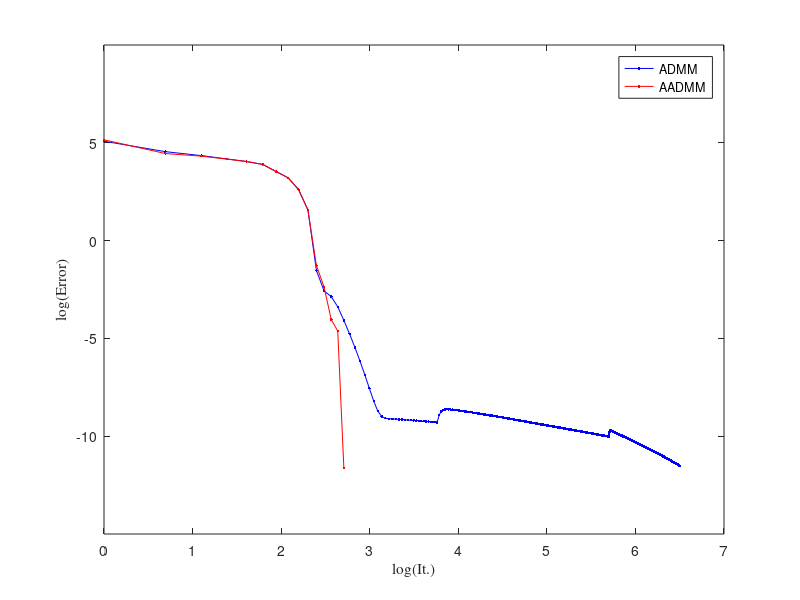

Here is the MATLAB script that generated this plot:
clear all;close;clc;clc
% erriter= Lk+1 - Lk

rng('shuffle');


% initial value
m=5;
n=100;
beta=1;
t=1;
tau=1;
sigma=tau/1000;
epsilon=1e-5;
NumIter=5e4;

% random initial value
A=randn(m,n,'double');
AT=A';
b=randn(m,1);


% x,y,lambda initial value
tx=10*rand(n,1);
x=tx;
ty=10*rand(m,1);
y=ty; %ty: \tilde{y}
tlambda=10*rand(m,1);
lambda=tlambda; %tlambda: \tilde{\lambda}


% keep same initial value for other algorithm
xx=tx;
yy=ty;
llambda=tlambda;

% AADMM
% record change x,y,lambda
AH=[];
AV=[];
AVx=[];
AVy=[];
AVlambda=[];
AEX=[];

tic
for i=1:NumIter
    
    % keep x,y,lambda
    X=x;
    Y=y;
    Lambda=lambda;
    
    % step1: update tx
    for j=1:1e3
        xf=x;
        P=beta/tau*AT*(A*xf+y-b-lambda/beta);
        x=max(xf-sigma*P-sigma,0)-max(-xf+sigma*P-sigma,0);
        ex=sqrt(sum((x-xf).*(x-xf)));
        if ex<1e-4
            break;
        end
    end
    tx=x;
    
    % record ex
    AEX(i)=ex;
    
    %step2: update tlambda
    Tlambda=tlambda; % keep tlambda
    tlambda=lambda-beta*(A*tx+y-b);
    
    %step3: update ty
    Ty=ty; %keep ty
    ty=tlambda;
    
    %step4: update t
    T=t; %keep t
    t=(1+sqrt(1+4*t^2))/2;
    
    %step5: update x
    x=tx;
    
    %step6: update y
    y=(t-1)/(2*t)*ty-(T-1)/(2*t)*Ty+T/(2*t)*((tlambda-lambda)+...
        (1-beta)*ty+beta*y);
    
    %step7: update lambda
    lambda=(t-1)/(2*t)*(2*tlambda-beta*ty)+...
        (T-1)/(2*t)*(beta*Ty-2*Tlambda)+...
        T/(2*t)*((beta-2)*lambda+(4-beta)*tlambda...
        +(beta^2-3*beta)*ty+(2*beta-beta^2)*Y);
    
    % record L value (i)
    AH(i)=log(i);
    Afvalue=abs(tau*sum(abs(tx))+1/2*sum(ty.*ty)-sum(tlambda.*(A*tx+ty-b))...
        -tau*sum(abs(X))-1/2*sum(Ty.*Ty)+sum(Tlambda.*(A*X+Ty-b)));
    AV(i)=log(Afvalue);
    
    % record error between update and solution
    erriter_x =sqrt(sum((x-X).*(x-X)));
    erriter_y=sqrt(sum((ty-Ty).*(ty-Ty)));
    erriter_lambda=sqrt(sum((tlambda-Tlambda).*(tlambda-Tlambda)));
    
    % record plot
    AVx(i)=(erriter_x);
    AVy(i)=(erriter_y);
    AVlambda(i)=(erriter_lambda);
    
    if Afvalue<epsilon
        break;
    end
    
end
toc
timet = toc

% record convergence point
APx=tx;
APy=ty;
APlambda=tlambda;

msg = sprintf(['The iteration of AADMM = %u. \n'], i);

% ADMM
% keep same initial value as AADMM
x=xx;
y=yy;
lambda=llambda;

% record change x,y,lambda
H=[];
V=[];
Vx=[];
Vy=[];
Vlambda=[];
EX=[];

tic
for i=1:NumIter
    
    % keep x,y,lambda
    X=x;
    Y=y;
    Lambda=lambda;
    
    % update x
    for j=1:1e3
        xf=x;
        P=beta/tau*AT*(A*xf+y-b-lambda/beta);
        x=max(xf-sigma*P-sigma,0)-max(-xf+sigma*P-sigma,0);
        ex=sqrt(sum((x-xf).*(x-xf)));
        if ex<1e-4
            break;
        end
    end
    
    % record ex
    EX(i)=ex;
    
    % update y
    y=(lambda-beta*(A*x-b))/(1+beta);
    % update lambda
    lambda=lambda-beta*(A*x+y-b);
    
    % record L value (i)
    H(i)=log(i);
    f1value=abs(tau*sum(abs(x))+1/2*sum(y.*y)...
        -tau*sum(abs(X))-1/2*sum(Y.*Y));
    f2value=sqrt(sum((A*x+y-b).*(A*x+y-b)));
    fvalue=max(f1value,f2value);
    V(i)=log(fvalue);
    
    % record error between update and solution
    erriter_x =sqrt(sum((x-X).*(x-X)));
    erriter_y=sqrt(sum((y-Y).*(y-Y)));
    erriter_lambda=sqrt(sum((lambda-Lambda).*(lambda-Lambda)));
    
    % record plot
    Vx(i)=(erriter_x);
    Vy(i)=(erriter_y);
    Vlambda(i)=(erriter_lambda);
    
    if fvalue<epsilon
        break;
    end
    
end
toc
timet = toc

% record iteration point (i+1)
Px=x;
Py=y;
Plambda=lambda;

Msg = sprintf(['The iteration of ADMM = %u. \n'], i);


% difference between AADMM and ADMM (point)
ADAAx=sqrt(sum((APx-Px).*(APx-Px)))/n;
ADAAy=sqrt(sum((APy-Py).*(APy-Py)))/m;
ADAAlambda=sqrt(sum((APlambda-Plambda).*(APlambda-Plambda)))/m;

% C
C1=1/beta*sum((llambda+beta*yy-APlambda).*(llambda+beta*yy-APlambda))...
    +1/(2-beta)*sum((llambda+(beta-4)*yy+2*APy-Plambda)...
    .*(llambda+(beta-4)*yy+2*APy-APlambda));
C2=1/beta*sum((llambda+beta*yy-Plambda).*(llambda+beta*yy-Plambda))...
    +1/(2-beta)*sum((llambda+(beta-4)*yy+2*Py-Plambda)...
    .*(llambda+(beta-4)*yy+2*Py-Plambda));

% Number of non-zero elements of Px
NPx=sum(sum(Px~=0));
% Max of abs(Px)
MPx=max(abs(Px));

% The difference of value of AADMM and ADMM
F=abs(tau*sum(abs(APx))+1/2*sum(APy.*APy)-sum(APlambda.*(A*APx+APy-b))...
      -(abs(tau*sum(abs(Px))+1/2*sum(Py.*Py))));

msg1 = sprintf(['The difference of the iterative points' ...
    'generated by ADMM and AADMM about x= %u. \n'], ADAAx);
msg2 = sprintf(['The difference of the iterative points' ...
    'generated by ADMM and AADMM about y= %u. \n'], ADAAy);
msg3 = sprintf(['The difference of the iterative points' ...
    'generated by ADMM and AADMM about lambda= %u. \n'], ADAAlambda);
msg4 = sprintf(['C1= %u. \n'], C1);
msg5 = sprintf(['C2= %u. \n'], C2);
msg6 = sprintf(['Afvalue= %u. \n'], Afvalue);
msg7 = sprintf(['fvalue= %u. \n'], fvalue);
msg8 = sprintf(['NPx= %u.\n'], NPx);
msg9 = sprintf(['MPx= %u. \n'], MPx);
msg10 = sprintf(['The difference of value of AADMM and ADMM= %u. \n'], F);

disp(msg1);
disp(msg2);
disp(msg3);
% disp(msg4);
% disp(msg5);
disp(msg6);
disp(msg7);
disp(msg);
disp(Msg);
disp(msg8);
disp(msg9);
disp(msg10);
Py

figure
plot(H,V,'-b.');
hold on;
plot(AH,AV,'-r.'); %
xlabel('log(It.)','FontName','Times');
ylabel('log(Error)','FontName','Times');
% ylim([-12 5]);
yticks(-10:5:5);
legend('ADMM','AADMM')

print('-djpeg', '-r300', 'output_image.jpg');
